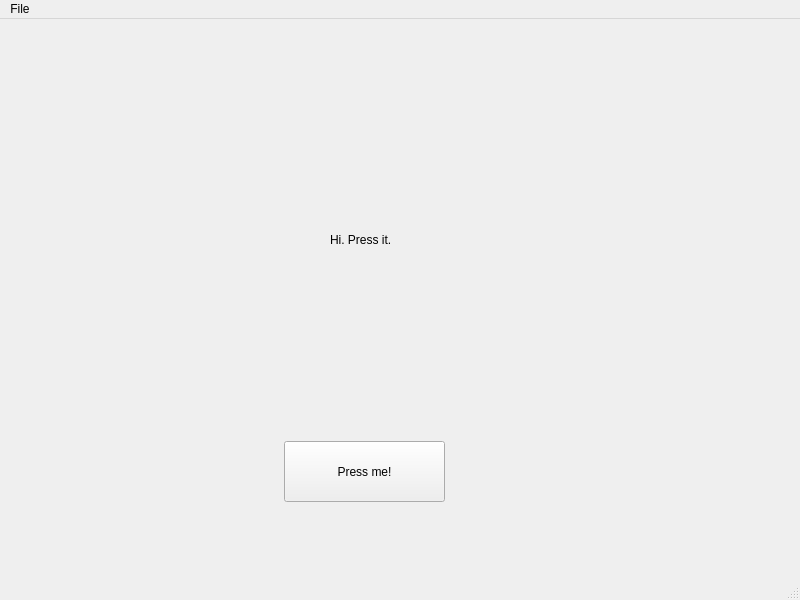
<?xml version="1.0" encoding="UTF-8"?>
<ui version="4.0">
 <class>MainWindow</class>
 <widget class="QMainWindow" name="MainWindow">
  <property name="geometry">
   <rect>
    <x>0</x>
    <y>0</y>
    <width>800</width>
    <height>600</height>
   </rect>
  </property>
  <property name="windowTitle">
   <string>MainWindow</string>
  </property>
  <widget class="QWidget" name="centralwidget">
   <widget class="QPushButton" name="button1">
    <property name="geometry">
     <rect>
      <x>284</x>
      <y>422</y>
      <width>161</width>
      <height>61</height>
     </rect>
    </property>
    <property name="text">
     <string>Press me!</string>
    </property>
   </widget>
   <widget class="QLabel" name="label1">
    <property name="geometry">
     <rect>
      <x>330</x>
      <y>200</y>
      <width>91</width>
      <height>41</height>
     </rect>
    </property>
    <property name="text">
     <string>Hi. Press it. </string>
    </property>
   </widget>
  </widget>
  <widget class="QMenuBar" name="menubar">
   <property name="geometry">
    <rect>
     <x>0</x>
     <y>0</y>
     <width>800</width>
     <height>21</height>
    </rect>
   </property>
   <widget class="QMenu" name="menuFile">
    <property name="title">
     <string>File</string>
    </property>
   </widget>
   <addaction name="menuFile"/>
  </widget>
  <widget class="QStatusBar" name="statusbar"/>
 </widget>
 <resources/>
 <connections/>
</ui>
